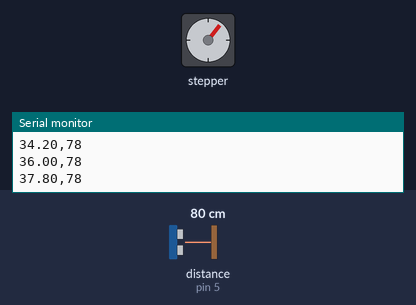
A sketch run on a simulated Arduino Uno, built with avr-gcc and run on an emulated ATmega328P. Shown: stepper motor, the last lines printed to the serial monitor. Wiring (inferred from the names in the program): ultrasonic range finder: trigger pin 6; echo pin 5. The inputs (shaded band) are chosen by the test bench; at power-on: distance to the obstacle (sensor on pin 5) 80 cm. The echo pulse lasts 58.3 µs per cm; stepper angles assume 200 steps per turn.

Above: at 1.29 s.
1.3 s: distance to the obstacle (sensor on pin 5) set to 2 cm
At 1.68 s:
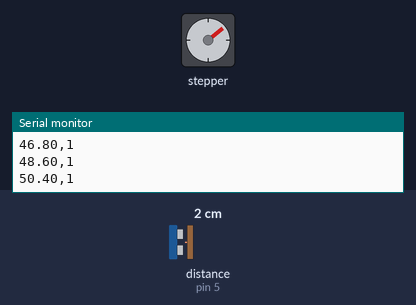
4.3 s: distance to the obstacle (sensor on pin 5) set to 120 cm
At 4.4 s:
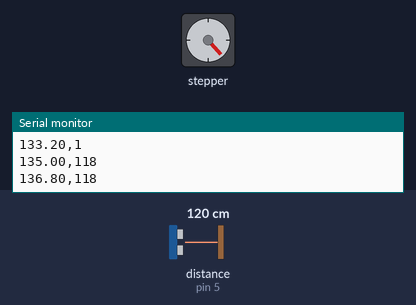
7.3 s: distance to the obstacle (sensor on pin 5) set to 4 cm
At 7.48 s:
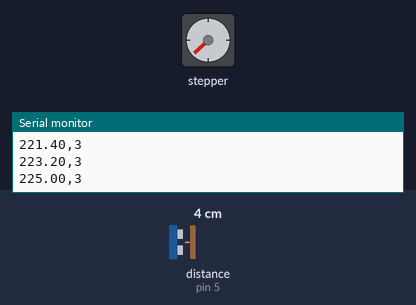
10.3 s: distance to the obstacle (sensor on pin 5) set to 250 cm
Timing chart, 0 to 14.3 s (numbered marks = the images above; inputs shaded):
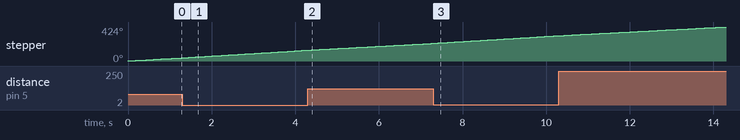

The sketch:

radar_arduino.ino
```cpp
#include <Stepper.h>

const int stepsPerRevolution = 200;  // change this to fit the number of steps per revolution
// for your motor

const int trigPin = 6;
const int echoPin = 5;
// defines variables
long duration;
int distance;
float angle = 0;

// initialize the stepper library on pins 8 through 11:
Stepper stepper(stepsPerRevolution, 8, 9, 10, 11);

void setup() {
  // set the speed at 60 rpm:
  stepper.setSpeed(60);

  pinMode(trigPin, OUTPUT); // Sets the trigPin as an Output
  pinMode(echoPin, INPUT); // Sets the echoPin as an Input

  // initialize the serial port:
  Serial.begin(9600);
}

void loop() {
  digitalWrite(trigPin, LOW);
  delayMicroseconds(2);
  // Sets the trigPin on HIGH state for 10 micro seconds
  digitalWrite(trigPin, HIGH);
  delayMicroseconds(10);
  digitalWrite(trigPin, LOW);
  // Reads the echoPin, returns the sound wave travel time in microseconds
  duration = pulseIn(echoPin, HIGH, 10000);
  // Calculating the distance
  distance = duration * 0.034 / 2;
  // Prints the distance on the Serial Monitor
  Serial.print(angle);
  Serial.print(',');
  Serial.println(distance);
  stepper.step(1);
  delay(50);
  angle += 1.8;
  if(angle > 360)
  {
    angle -=360;
  }
}
```
